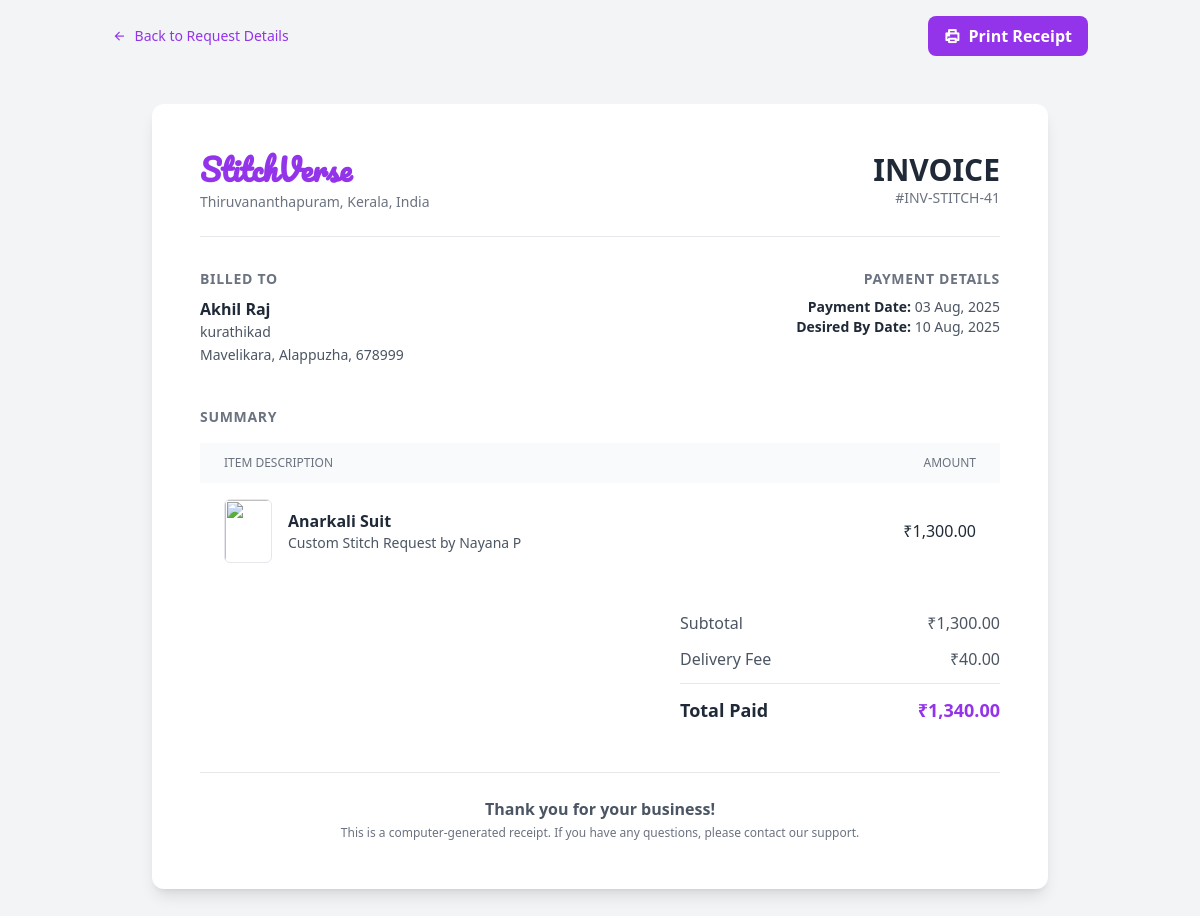
The page /receipt3.php?order_id=41 (signed in) on the database its author committed.
### tables this page shows
CREATE TABLE IF NOT EXISTS `payment` (
  `pid` int NOT NULL AUTO_INCREMENT,
  `uid` int NOT NULL,
  `order_id` int NOT NULL,
  `card_name` varchar(11) NOT NULL,
  `card_no` int NOT NULL,
  `carexp_dt` date NOT NULL,
  `cvv` int NOT NULL,
  `pdate` varchar(20) NOT NULL,
  `pstatus` varchar(11) NOT NULL,
  `pmode` varchar(20) NOT NULL,
  PRIMARY KEY (`pid`)
);

CREATE TABLE IF NOT EXISTS `creg` (
  `cid` int NOT NULL AUTO_INCREMENT,
  `cname` varchar(50) NOT NULL,
  `email` varchar(70) NOT NULL,
  `address` varchar(100) NOT NULL,
  `city` varchar(70) NOT NULL,
  `distr` varchar(70) NOT NULL,
  `phone` varchar(12) NOT NULL,
  `pincode` int NOT NULL,
  PRIMARY KEY (`cid`)
);

CREATE TABLE IF NOT EXISTS `stitchreq` (
  `sdid` int NOT NULL AUTO_INCREMENT,
  `tid` int NOT NULL,
  `uid` int NOT NULL,
  `sdname` varchar(255) NOT NULL,
  `sdtype` varchar(50) NOT NULL,
  `sfabric` varchar(50) NOT NULL,
  `scolor` varchar(50) DEFAULT NULL,
  `spattern` varchar(50) DEFAULT NULL,
  `sneck` varchar(50) DEFAULT NULL,
  `sshoulder` varchar(50) DEFAULT NULL,
  `ssleeve` varchar(50) DEFAULT NULL,
  `sinstructions` varchar(255) DEFAULT NULL,
  `scustom` text,
  `spriority` varchar(50) DEFAULT 'Standard',
  `sddate` date DEFAULT NULL,
  `simg` text,
  `scomments` text,
  `sprice` decimal(10,2) DEFAULT NULL,
  `sstatus` varchar(50) DEFAULT 'Pending',
  PRIMARY KEY (`sdid`)
);

CREATE TABLE IF NOT EXISTS `treg` (
  `tid` int NOT NULL AUTO_INCREMENT,
  `tname` varchar(50) NOT NULL,
  `email` varchar(70) NOT NULL,
  `address` varchar(100) NOT NULL,
  `city` varchar(20) NOT NULL,
  `distri` varchar(20) NOT NULL,
  `pinc` int NOT NULL,
  `phone` varchar(12) NOT NULL,
  `spect` varchar(85) NOT NULL,
  `quali` varchar(50) NOT NULL,
  PRIMARY KEY (`tid`)
);

### databasecon.php (called while the page is built, shortened)
<?php
class DatabaseCon {
    private $dbhost = 'localhost';
    private $dbuser = 'root';
    private $dbpass = '';
    private $db = 'stitchverse1';
    private $conn;
    public function __construct() {
        $this->conn = mysqli_connect($this->dbhost, $this->dbuser, $this->dbpass, $this->db);
    }
    public function selectData($query, $types = "", ...$params) {
        $stmt = $this->conn->prepare($query);
        if ($types != "" && count($params) > 0) {
            $stmt->bind_param($types, ...$params);
        }
        $stmt->execute();
        return $stmt->get_result();
    }
}
?>

### receipt3.php (the view, shortened to what this page needs)
<?php
require 'databasecon.php';
$db = new DatabaseCon();
$order_id = $_GET['order_id'];
$customer_id = $_SESSION['user_id'];
$sql = "SELECT
            p.order_id, p.pdate,
            s.sdname, s.sdtype, s.sprice, s.sinstructions, s.sddate, s.simg,
            c.cname, c.address, c.city, c.distr, c.pincode,
            t.tname
        FROM payment AS p
        INNER JOIN stitchreq AS s ON p.order_id = s.sdid
        INNER JOIN creg AS c ON s.uid = c.cid
        LEFT JOIN treg AS t ON s.tid = t.tid
        WHERE p.order_id = ? AND s.uid = ? AND p.pstatus = 'Paid'";
$result = $db->selectData($sql, "ii", $order_id, $customer_id);
if ($result && $result->num_rows === 1) {
    $receipt = $result->fetch_assoc();
} else {
    echo "<script>alert('Receipt not found or you do not have permission to view it.'); window.location='stitchingorders.php';</script>";
    exit();
}
?>
<!DOCTYPE html>
<html lang="en">
<head>
    <script src="https://cdn.tailwindcss.com"></script>
    <link href="https://cdn.jsdelivr.net/npm/remixicon@4.2.0/fonts/remixicon.css" rel="stylesheet" />
</head>
<body class="bg-gray-100">
    <div class="no-print container mx-auto px-6 py-4 flex items-center justify-between">
        <a href="stitchrequest_details.php?id=<?php echo htmlspecialchars($receipt['order_id']); ?>" class="text-sm font-medium text-purple-600 hover:text-purple-800 flex items-center gap-2">
            <i class="ri-arrow-left-line"></i> Back to Request Details
        </a>
        <button onclick="window.print()" class="bg-purple-600 text-white px-4 py-2 rounded-lg font-semibold hover:bg-purple-700 transition-colors flex items-center gap-2">
            <i class="ri-printer-line"></i> Print Receipt
        </button>
    </div>
    <main class="container mx-auto px-6 py-8">
        <div class="max-w-4xl mx-auto bg-white p-8 sm:p-12 rounded-xl shadow-lg">
            <div class="flex justify-between items-start border-b border-gray-200 pb-6">
                <div>
                    <a href="customerhome.php" class="text-3xl font-bold text-purple-600 font-pacifico">StitchVerse</a>
                    <p class="text-sm text-gray-500 mt-1">Thiruvananthapuram, Kerala, India</p>
                </div>
                <div class="text-right">
                    <h1 class="text-3xl font-bold text-gray-800 uppercase">Invoice</h1>
                    <p class="text-sm text-gray-500">#INV-STITCH-<?php echo htmlspecialchars($receipt['order_id']); ?></p>
                </div>
            </div>
            <div class="grid md:grid-cols-2 gap-8 mt-8">
                <div>
                    <h2 class="text-sm font-semibold text-gray-500 uppercase tracking-wider mb-2">Billed To</h2>
                    <p class="font-bold text-gray-800"><?php echo htmlspecialchars($receipt['cname']); ?></p>
                    <p class="text-gray-600 text-sm leading-relaxed">
                        <?php echo htmlspecialchars($receipt['address']); ?><br>
                        <?php echo htmlspecialchars($receipt['city']); ?>, <?php echo htmlspecialchars($receipt['distr']); ?>, <?php echo htmlspecialchars($receipt['pincode']); ?>
                    </p>
                </div>
                <div class="md:text-right">
                    <h2 class="text-sm font-semibold text-gray-500 uppercase tracking-wider mb-2">Payment Details</h2>
                    <p class="text-gray-600 text-sm"><span class="font-semibold text-gray-800">Payment Date:</span> <?php echo date("d M, Y", strtotime($receipt['pdate'])); ?></p>
                    <p class="text-gray-600 text-sm"><span class="font-semibold text-gray-800">Desired By Date:</span> <?php echo date("d M, Y", strtotime($receipt['sddate'])); ?></p>
                </div>
            </div>
            <div class="mt-10">
                <h3 class="text-sm font-semibold text-gray-500 uppercase tracking-wider mb-4">Summary</h3>
                <table class="w-full">
                    <thead class="bg-gray-50">
                        <tr>
                            <th class="px-6 py-3 text-left text-xs font-medium text-gray-500 uppercase">Item Description</th>
                            <th class="px-6 py-3 text-right text-xs font-medium text-gray-500 uppercase">Amount</th>
                        </tr>
                    </thead>
                    <tbody class="bg-white divide-y divide-gray-200">
                        <tr>
                            <td class="px-6 py-4">
                                <div class="flex items-center gap-4">
                                    <img src="<?php echo htmlspecialchars($receipt['simg']); ?>" class="w-12 h-16 object-cover rounded-md border">
                                    <div>
                                        <p class="font-semibold text-gray-800"><?php echo htmlspecialchars($receipt['sdname']); ?></p>
                                        <p class="text-sm text-gray-600">Custom Stitch Request by <?php echo htmlspecialchars($receipt['tname']); ?></p>
                                    </div>
                                </div>
                            </td>
                            <td class="px-6 py-4 text-right font-medium text-gray-800">₹<?php echo number_format($receipt['sprice'], 2); ?></td>
                        </tr>
                    </tbody>
                </table>
            </div>
            <div class="mt-8 flex justify-end">
                <div class="w-full max-w-xs space-y-3">
                    <div class="flex justify-between text-gray-600"><span>Subtotal</span><span>₹<?php echo number_format($receipt['sprice'], 2); ?></span></div>
                    <div class="flex justify-between text-gray-600"><span>Delivery Fee</span><span>₹40.00</span></div>
                    <div class="flex justify-between text-lg font-bold text-gray-800 border-t pt-3 mt-2"><span>Total Paid</span><span class="text-purple-600">₹<?php echo number_format($receipt['sprice'] + 40, 2); ?></span></div>
                </div>
            </div>
            <div class="mt-12 border-t pt-6 text-center">
                <p class="text-gray-600 font-semibold">Thank you for your business!</p>
                <p class="text-xs text-gray-500 mt-1">This is a computer-generated receipt. If you have any questions, please contact our support.</p>
            </div>
        </div>
    </main>
</body>
</html>

### receipt3.php (style rules this page uses)
.font-pacifico { font-family: 'Pacifico', cursive; }

### rows shown on the page
payment: order "41", creg.cname "Akhil Raj", creg.address "kurathikad", creg.city "Mavelikara", creg.distr "Alappuzha", creg.pincode "678999", pdate "03 Aug, 2025", stitchreq.sddate "10 Aug, 2025", stitchreq.sdname "Anarkali Suit", treg.tname "Nayana P", stitchreq.sprice "1,300.00", stitchreq.sprice "1,340.00"
